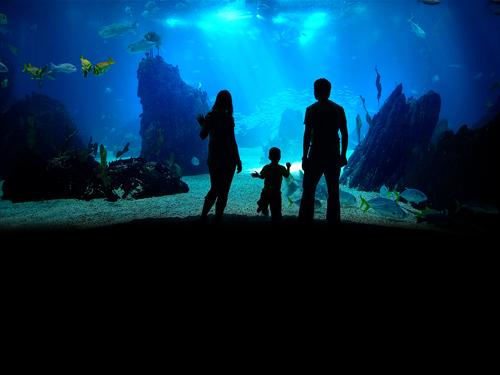
#> input picture PS1/data/aquarium/sun_adfdzpyoiobfhvee.jpg, 500 x 375 px, given in place of sun_aasmevtpkslccptd.jpg, which was not available
$ python main.py   (older library calls are emulated)
#> lines starting #> are read from the running program, lines starting #| are printed output that depends on the picture; pictures that were not available may be replaced by others from this repository, and a replacement may not be noted
#> in main, img is the input picture: PIL image 500x375 RGB; mean R, G, B 3.5, 46.3, 73.1
### PS1/cwcolomb/cwcolomb/code/visual_words.py
"""Function definitions for extracting visual words."""

import os, multiprocessing
from os.path import join, isfile

import numpy as np
from PIL import Image
import scipy.ndimage
import skimage.color
import sklearn.cluster

import util

def extract_filter_responses(opts, img):
    """
    Extracts the filter responses for the given image.

    [input]
    * opts    : options
    * img    : numpy.ndarray of shape (H,W) or (H,W,3)
    [output]
    * filter_responses: numpy.ndarray of shape (H,W,3F)
    """

    filter_scales = opts.filter_scales

    # Ensure input is numpy array of dtype float with values in [0,1]:
    img = np.array(img).astype(np.float32)
    if not np.isclose(np.amax(img), 1.0) or not np.isclose(np.amin(img), 0.0):
        # Normalize if not normalized:
        img_min = np.amin(img)
        img_max = np.amax(img)
        img = (img - img_min) / (img_max - img_min)

        if util.c2_debug():
            util.dbg_assert(np.isclose(np.amax(img), 1.0))
            util.dbg_assert(np.isclose(np.amin(img), 0.0))

    # Ensure input has three channels:
    if img.ndim != 3 or img.shape[2] == 1:
        if img.ndim == 3:
            img = img[:,:,0]
        elif img.ndim != 2:
            util.dbg_warn("Improperly shaped Image array. Needs to be 2 or 3 dimensional. Given is {} dimensional.".format(img.ndim))

        original_shape = img.shape[:2]
        img = np.stack((img,img,img), axis=2)
        util.dbg_assert(img.shape == (*original_shape, 3))

    # Convert to L*a*b Color Space:
    img = skimage.color.rgb2lab(img)
#> img: shape (375, 500, 3) float32; mean of channels 0, 1, 2 18.3, -0.1, -17.4

    # Apply Filters:
    num_filters = 4 * len(filter_scales)
    filter_responses = np.zeros((*img.shape[:2], 3*num_filters))

    for scale_idx, scale in enumerate(filter_scales):
        for filter_idx in range(4):
            for channel in range(3):
                response_idx = scale_idx*4*3 + filter_idx*3 + channel

                response = None
                if filter_idx == 0: # Gaussian
                    response = scipy.ndimage.gaussian_filter(img[:,:,channel], sigma=scale) # use sigma as scale
                elif filter_idx == 1: # Laplacian of Gaussian
                    response = scipy.ndimage.gaussian_laplace(img[:,:,channel], sigma=scale)
                elif filter_idx == 2: # X-Deriv of Gaussian
                    response = scipy.ndimage.gaussian_filter(img[:,:,channel], sigma=scale, order=(0,1))
                elif filter_idx == 3: # Y-Deriv of Gaussian
                    response = scipy.ndimage.gaussian_filter(img[:,:,channel], sigma=scale, order=(1,0))

                filter_responses[:, :, response_idx] = response

    return filter_responses


# [117 lines left out: functions compute_dictionary_one_image, compute_dictionary__initialize_workers, compute_dictionary, get_visual_words, not called in this run]

# DEV TESTING:
"""
if __name__ == '__main__':
    from opts import get_opts
    opts = get_opts()

    dictionary = np.load('dictionary.npy')

    img = Image.open(join('../data/','kitchen/sun_aasmevtpkslccptd.jpg'))
    img = np.array(img).astype(np.float32)/255

    wordmap = get_visual_words(opts, img, dictionary)
"""

### PS1/code/util.py
"""Broadly useful utility functions."""

# import numpy as np
import matplotlib.pyplot as plt
import multiprocessing

import numpy as np
from os.path import join

def get_num_CPU():
    """Count the number of CPUs available in the machine."""
    return multiprocessing.cpu_count()

def display_filter_responses(opts, response_maps):
    """
    Visualize the filter response maps.

    [input]
    * response_maps: a numpy.ndarray of shape (H,W,3F)
    """
    n_scale = len(opts.filter_scales)
    plt.figure(1)

    for i in range(n_scale*4):
        plt.subplot(n_scale, 4, i+1)
        resp = response_maps[:, :, i*3:i*3 + 3]
        resp_min = resp.min(axis=(0,1), keepdims=True)
        resp_max = resp.max(axis=(0,1), keepdims=True)
        resp = (resp - resp_min)/(resp_max - resp_min)
        plt.imshow(resp)
        plt.axis("off")
#> this loop made 20 passes
#> (resp_min, resp_max) on passes 1 to 12: ([[0, -49.13, -68.56]], [[99.1, 29.67, 40.89]]), ([[-39.7, -15.47, -25.33]], [[30.25, 15.43, 17.79]]), ([[-34.71, -17.2, -21.89]], [[32.72, 14.58, 21.22]]), ([[-29.34, -14.8, -24.67]], [[24.13, 13.52, 27.76]]), ([[0, -48.52, -66.7]], [[97.44, 29.11, 27.13]]), ([[-8.58, -4.51, -9.1]], [[10.89, 5.25, 5.88]]), ([[-18.15, -8.19, -12.24]], [[15.91, 7.43, 12.77]]), ([[-14.37, -6.69, -10.8]], [[9.81, 7.12, 14.45]]), ([[0, -47.58, -64.85]], [[91.84, 28.47, 14.08]]), ([[-4.27, -1.66, -4.64]], [[3.47, 2.79, 2.71]]), ([[-12.1, -5.02, -7.11]], [[10.03, 4.83, 8.45]]), ([[-8.29, -5.05, -7.62]], [[6.15, 4.95, 8.89]])
#> pass 1, in display_filter_responses, `resp = response_maps[:, :, i*3:i*3 + 3]`:
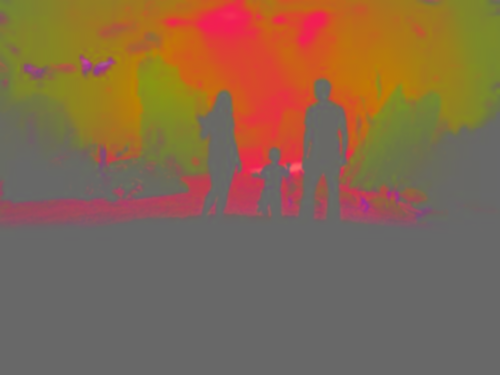
#> resp: shape (375, 500, 3) float64; mean of channels 0, 1, 2 18.3, -0.1, -17.4; drawn with min black and max white
#> pass 1, in display_filter_responses, `resp = (resp - resp_min)/(resp_max - resp_min)`:
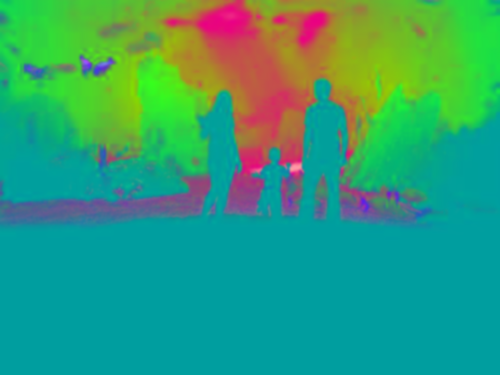
#> resp: shape (375, 500, 3) float64; mean of channels 0, 1, 2 0.185, 0.622, 0.468; drawn as R, G, B
#> pass 2, in display_filter_responses, `resp = response_maps[:, :, i*3:i*3 + 3]`:
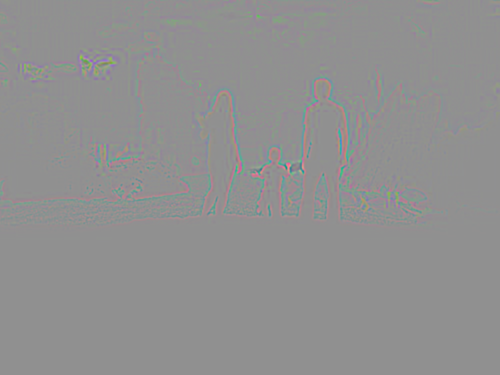
#> resp: shape (375, 500, 3) float64; mean of channels 0, 1, 2 0, 0, 0; drawn with min black and max white
#> pass 2, in display_filter_responses, `resp = (resp - resp_min)/(resp_max - resp_min)`:
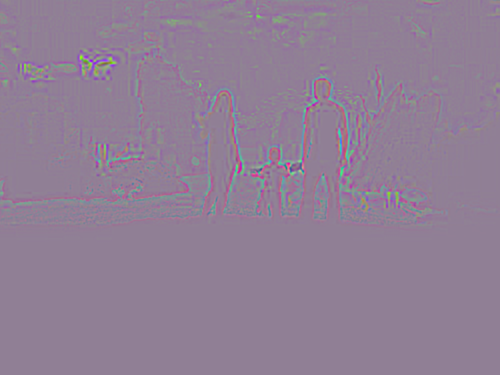
#> resp: shape (375, 500, 3) float64; mean of channels 0, 1, 2 0.568, 0.501, 0.587; drawn as R, G, B
#> after the loop:
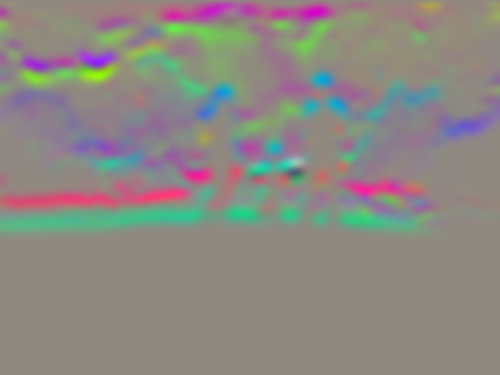
#> resp: shape (375, 500, 3) float64; mean of channels 0, 1, 2 0.554, 0.536, 0.514; drawn as R, G, B

    plt.subplots_adjust(left=0.05,right=0.95,top=0.95,bottom=0.05,wspace=0.05,hspace=0.05)
    plt.show()
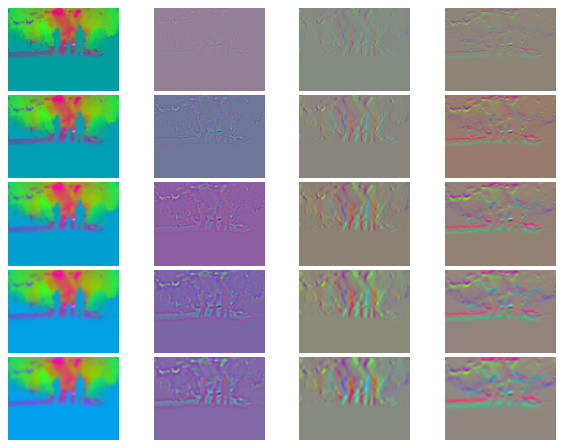
#> figure drawn by matplotlib, 20 panels

# [76 lines left out: functions visualize_wordmap, c2_compare_images2wordmaps, c2_show_hist, c2_load_dictionary, not called in this run]

def c2_debug():
    """Return true if custom debugging should be performed."""
    return False;

# [15 lines left out: functions dbg_assert, dbg_print, dbg_warn, not called in this run]

### PS1/code/opts.py
"""
Hyperparameters wrapped in argparse.

This file contains most of tuanable parameters for this homework
You are asked to play around with them for Q3.1
It is recommended that you leave them as they are before getting to Q3.1

You can change the values by changing their default fields or by command-line
arguments. For example, "python main.py --filter-scales 2 5 --K 50"
"""

import argparse

def get_opts():
    """
    Return hyperparameters wrapped in argparse.

    Returns
    -------
    opts : Hyperparameters wrapped in argparse.

    """
    parser = argparse.ArgumentParser(description='16-720 HW1: Scene Recognition')

    ## Paths
    parser.add_argument('--data-dir', type=str, default='../data',
                        help='data folder')
    parser.add_argument('--feat-dir', type=str, default='../feat',
                        help='feature folder')
    parser.add_argument('--out-dir', type=str, default='.',
                        help='output folder')

    ## Visual words (requires tuning)
    parser.add_argument('--filter-scales', nargs='+', type=float,
                        default=[1, 2],
                        help='a list of scales for all the filters')
    parser.add_argument('--K', type=int, default=10,
                        help='# of words')
    parser.add_argument('--alpha', type=int, default=25,
                        help='Using only a subset of alpha pixels in each image')

    ## Recognition system (requires tuning)
    parser.add_argument('--L', type=int, default=1,
                        help='# of layers in spatial pyramid matching (SPM)')

    ## Additional options (add your own hyperparameters here)
    parser.add_argument('--custom-dict-name', type=str, default=None,
                        help='Custom name for custom dictionary')
    parser.add_argument('--custom-system-name', type=str, default=None,
                        help='Custom name for custom trained system')

    parser.add_argument('--rebuild-dictionary', type=bool, default=False,
                        help='Whether to rebuild the dictionary')
    parser.add_argument('--rebuild-recognition-system', type=bool, default=False,
                        help='Whether to relearn the recognition system')

    ##
    opts = parser.parse_args()
    return opts


### PS1/cwcolomb/cwcolomb/code/main.py
"""Main function for running the system."""

from os.path import join

import numpy as np
from PIL import Image
import matplotlib.pyplot as plt

import util
import visual_words
import visual_recog
from opts import get_opts


def main():
    opts = get_opts()

    ## Q1.1
    # Create a copy of the opts and modify the number of scales (as requested by 1.1.2):
    import argparse
    opts_112 = argparse.Namespace(**vars(opts))
    opts_112.filter_scales = [1,2,3,4,5]

    # Run code for 1.1.2:
    img_path = join(opts_112.data_dir, 'kitchen/sun_aasmevtpkslccptd.jpg')
    img = Image.open(img_path)
    img = np.array(img).astype(np.float32)/255
    filter_responses = visual_words.extract_filter_responses(opts_112, img)
    util.display_filter_responses(opts_112, filter_responses)

    ## Q1.2
    n_cpu = util.get_num_CPU()
    # [22 lines of commented-out code are left out]


if __name__ == '__main__':
    main()

$ run again, on PS1/data/desert/sun_ajqkymqgzhkwrpte.jpg
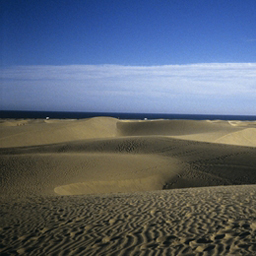
#> input picture PS1/data/desert/sun_ajqkymqgzhkwrpte.jpg, 256 x 256 px, given in place of sun_aasmevtpkslccptd.jpg, which was not available
#> in main, img is the input picture: PIL image 256x256 RGB; mean R, G, B 88.3, 98.4, 114
#> img_min = 0
#> img_max = 0.992
#> the loop in display_filter_responses, `for i in range(n_scale*4):` made 20 passes
#> (resp_min, resp_max) on passes 1 to 8: ([[3.68, -3.26, -49.46]], [[87.3, 16.9, 27.97]]), ([[-22.79, -2.6, -13.3]], [[17.17, 2.58, 9.8]]), ([[-15.26, -1.4, -7.78]], [[15.66, 1.34, 8.7]]), ([[-13.68, -2.4, -7.94]], [[18.95, 1.93, 15.6]]), ([[4.95, -2.63, -48.31]], [[85.07, 15.53, 26.79]]), ([[-5.47, -0.59, -3.34]], [[4.25, 0.573, 2.76]]), ([[-5.94, -0.53, -3.17]], [[5.96, 0.449, 3.26]]), ([[-7.88, -1.08, -3.04]], [[7.48, 0.612, 8.76]])
#> pass 1, in display_filter_responses, `resp = response_maps[:, :, i*3:i*3 + 3]`:
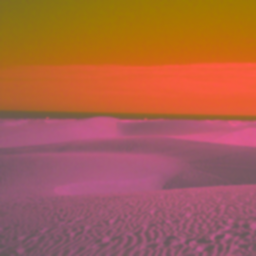
#> resp: shape (256, 256, 3) float64; mean of channels 0, 1, 2 41.5, 2.7, -8.8; drawn with min black and max white
#> after the loop in display_filter_responses, `for i in range(n_scale*4):`:
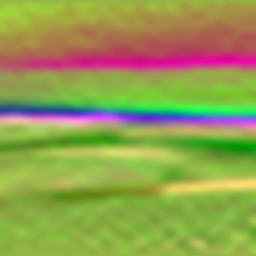
#> resp: shape (256, 256, 3) float64; mean of channels 0, 1, 2 0.576, 0.617, 0.314; drawn as R, G, B
